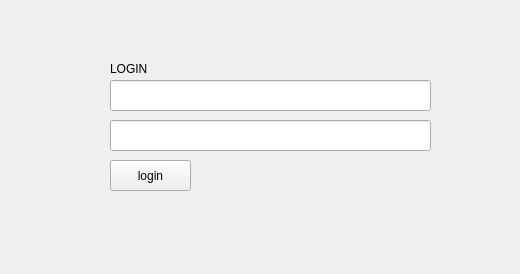
<?xml version="1.0" encoding="UTF-8"?>
<ui version="4.0">
 <class>Login</class>
 <widget class="QWidget" name="Login">
  <property name="geometry">
   <rect>
    <x>0</x>
    <y>0</y>
    <width>520</width>
    <height>274</height>
   </rect>
  </property>
  <property name="windowTitle">
   <string>Login</string>
  </property>
  <widget class="QLabel" name="label">
   <property name="geometry">
    <rect>
     <x>110</x>
     <y>60</y>
     <width>67</width>
     <height>17</height>
    </rect>
   </property>
   <property name="text">
    <string>LOGIN</string>
   </property>
  </widget>
  <widget class="QLineEdit" name="email">
   <property name="geometry">
    <rect>
     <x>110</x>
     <y>80</y>
     <width>321</width>
     <height>31</height>
    </rect>
   </property>
  </widget>
  <widget class="QLineEdit" name="password">
   <property name="geometry">
    <rect>
     <x>110</x>
     <y>120</y>
     <width>321</width>
     <height>31</height>
    </rect>
   </property>
  </widget>
  <widget class="QPushButton" name="loginButton">
   <property name="geometry">
    <rect>
     <x>110</x>
     <y>160</y>
     <width>81</width>
     <height>31</height>
    </rect>
   </property>
   <property name="text">
    <string>login</string>
   </property>
  </widget>
 </widget>
 <resources/>
 <connections/>
</ui>
